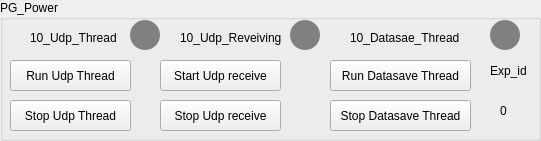
    <widget class="QGroupBox" name="groupBox_25">
     <property name="geometry">
      <rect>
       <x>540</x>
       <y>160</y>
       <width>541</width>
       <height>141</height>
      </rect>
     </property>
     <property name="title">
      <string>PG_Power</string>
     </property>
     <widget class="QPushButton" name="pushButton_39">
      <property name="geometry">
       <rect>
        <x>290</x>
        <y>20</y>
        <width>30</width>
        <height>30</height>
       </rect>
      </property>
      <property name="styleSheet">
       <string notr="true">border-radius:15px;
background-color:grey;
</string>
      </property>
      <property name="text">
       <string/>
      </property>
     </widget>
     <widget class="QPushButton" name="pushButton_106">
      <property name="geometry">
       <rect>
        <x>160</x>
        <y>60</y>
        <width>121</width>
        <height>31</height>
       </rect>
      </property>
      <property name="text">
       <string>Start Udp receive</string>
      </property>
     </widget>
     <widget class="QPushButton" name="pushButton_107">
      <property name="geometry">
       <rect>
        <x>330</x>
        <y>60</y>
        <width>141</width>
        <height>31</height>
       </rect>
      </property>
      <property name="text">
       <string>Run Datasave Thread</string>
      </property>
     </widget>
     <widget class="QPushButton" name="pushButton_108">
      <property name="geometry">
       <rect>
        <x>160</x>
        <y>100</y>
        <width>121</width>
        <height>31</height>
       </rect>
      </property>
      <property name="text">
       <string>Stop Udp receive</string>
      </property>
     </widget>
     <widget class="QLabel" name="label_94">
      <property name="geometry">
       <rect>
        <x>30</x>
        <y>30</y>
        <width>91</width>
        <height>16</height>
       </rect>
      </property>
      <property name="text">
       <string>10_Udp_Thread</string>
      </property>
     </widget>
     <widget class="QPushButton" name="pushButton_109">
      <property name="geometry">
       <rect>
        <x>130</x>
        <y>20</y>
        <width>30</width>
        <height>30</height>
       </rect>
      </property>
      <property name="styleSheet">
       <string notr="true">border-radius:15px;
background-color:grey;
</string>
      </property>
      <property name="text">
       <string/>
      </property>
     </widget>
     <widget class="QLabel" name="label_95">
      <property name="geometry">
       <rect>
        <x>180</x>
        <y>30</y>
        <width>101</width>
        <height>16</height>
       </rect>
      </property>
      <property name="text">
       <string>10_Udp_Reveiving</string>
      </property>
     </widget>
     <widget class="QPushButton" name="pushButton_110">
      <property name="geometry">
       <rect>
        <x>330</x>
        <y>100</y>
        <width>141</width>
        <height>31</height>
       </rect>
      </property>
      <property name="text">
       <string>Stop Datasave Thread</string>
      </property>
     </widget>
     <widget class="QPushButton" name="pushButton_111">
      <property name="geometry">
       <rect>
        <x>10</x>
        <y>60</y>
        <width>121</width>
        <height>31</height>
       </rect>
      </property>
      <property name="text">
       <string>Run Udp Thread</string>
      </property>
     </widget>
     <widget class="QPushButton" name="pushButton_112">
      <property name="geometry">
       <rect>
        <x>490</x>
        <y>20</y>
        <width>30</width>
        <height>30</height>
       </rect>
      </property>
      <property name="styleSheet">
       <string notr="true">border-radius:15px;
background-color:grey
;
</string>
      </property>
      <property name="text">
       <string/>
      </property>
     </widget>
     <widget class="QPushButton" name="pushButton_113">
      <property name="geometry">
       <rect>
        <x>10</x>
        <y>100</y>
        <width>121</width>
        <height>31</height>
       </rect>
      </property>
      <property name="text">
       <string>Stop Udp Thread</string>
      </property>
     </widget>
     <widget class="QLabel" name="label_96">
      <property name="geometry">
       <rect>
        <x>350</x>
        <y>30</y>
        <width>121</width>
        <height>16</height>
       </rect>
      </property>
      <property name="text">
       <string>10_Datasae_Thread</string>
      </property>
     </widget>
     <widget class="QLabel" name="label_97">
      <property name="geometry">
       <rect>
        <x>490</x>
        <y>60</y>
        <width>41</width>
        <height>21</height>
       </rect>
      </property>
      <property name="text">
       <string>Exp_id</string>
      </property>
     </widget>
     <widget class="QLabel" name="label_98">
      <property name="geometry">
       <rect>
        <x>500</x>
        <y>100</y>
        <width>21</width>
        <height>21</height>
       </rect>
      </property>
      <property name="text">
       <string>0</string>
      </property>
     </widget>
    </widget>
